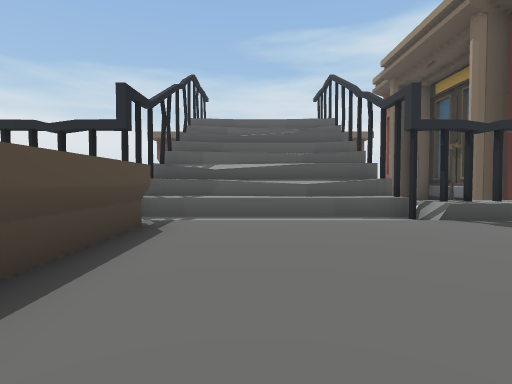
View 1 (above)

17 first-person views from a walk through a scene from a Unity 3-D project. The camera is 1.3 m above the floor, tilts 2° down and sees 80° across. The floor is counted in squares, 2 m on a side. Each view is taken from the middle of a square. On the plan, view 1 faces up. The plan holds only what a view shows up to about 10 squares ahead; the rest is blank. The place goes on beyond the plan. Some animated figures are left out.

View 2
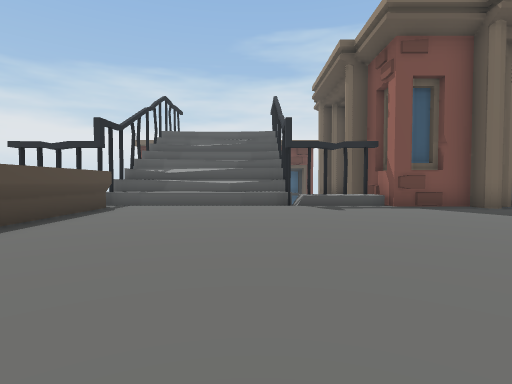

View 3
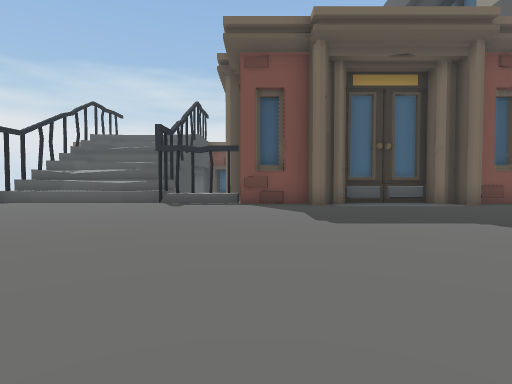

View 4
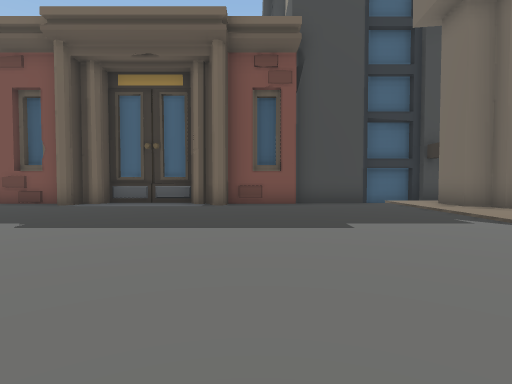

View 5
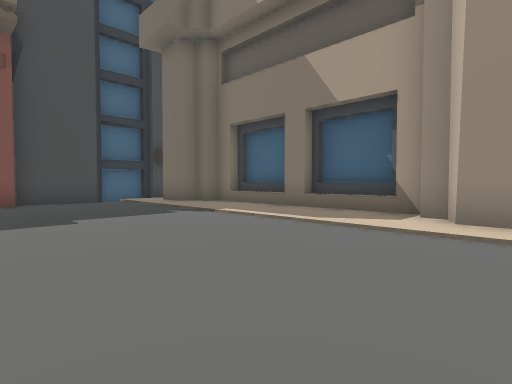

View 6
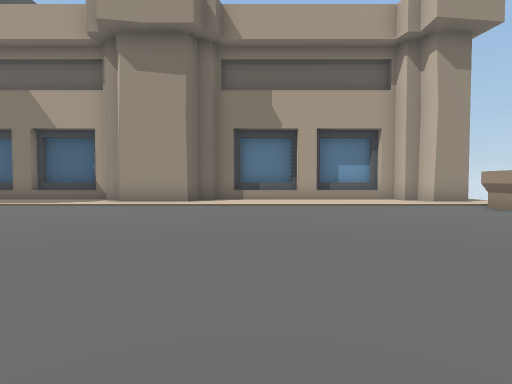

View 7
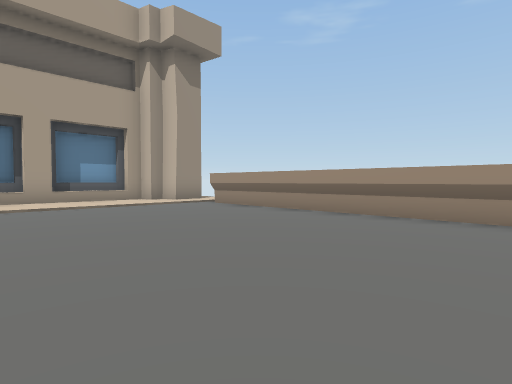

View 8
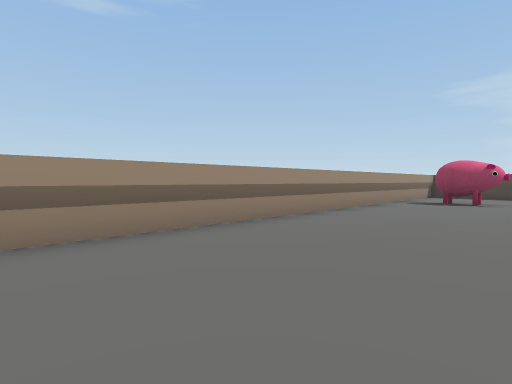

View 9
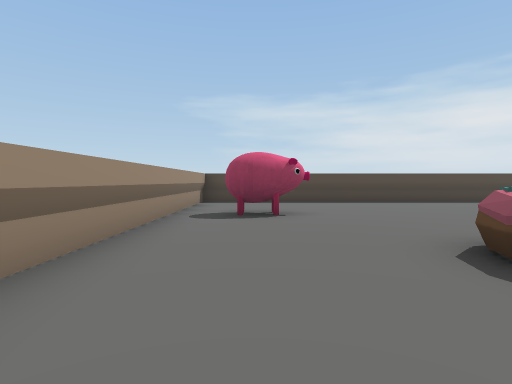

View 10
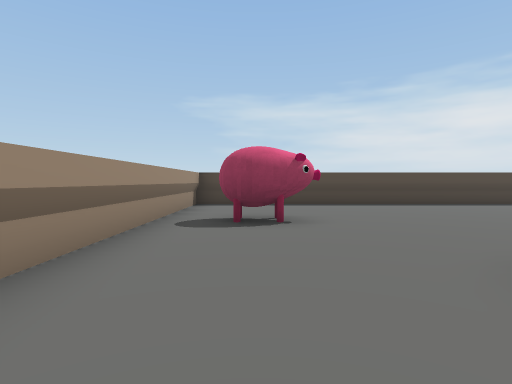

View 11
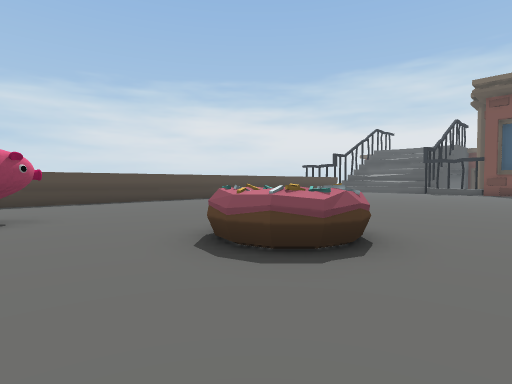

View 12
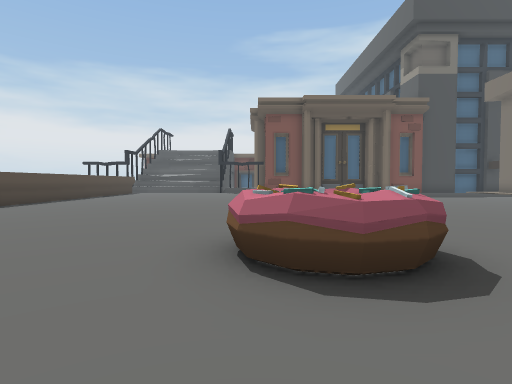

View 13
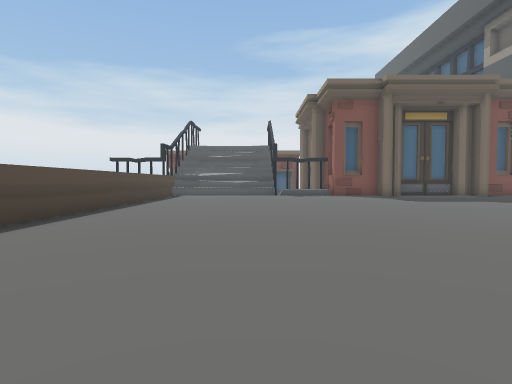

View 14
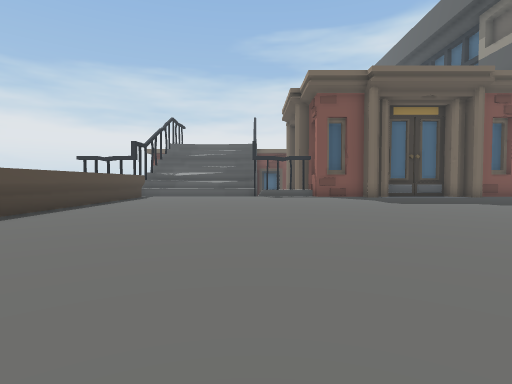

View 15
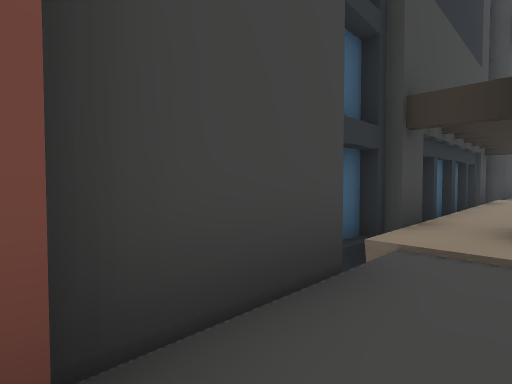

View 16
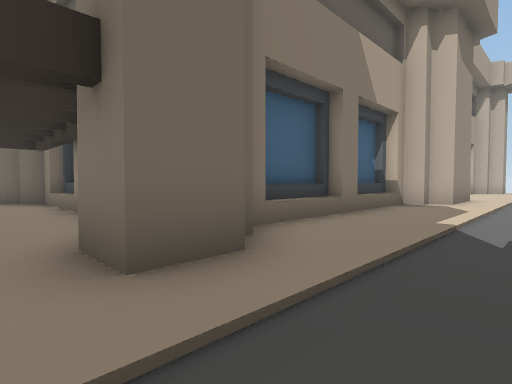

View 17
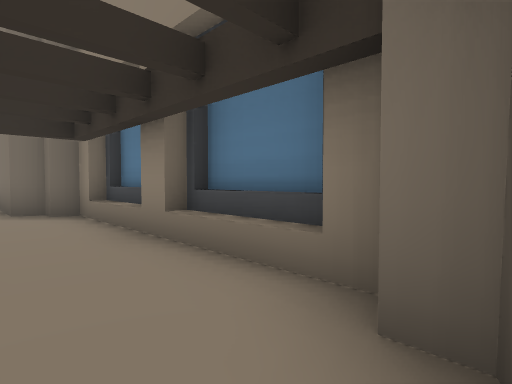

### Floor plan
Key: @ floor where view 1 was taken; # wall or solid block; . floor; / step, stairs or slope; ^ raised ledge; v drop or lower ground; O other object.
Columns run from 3 left of view 1 to 28 right of it. Each row starts with its distance up from view 1.
  8 v######
  7 v^^^^^^ ##
  6 v^^^^^^v^# ##### ##############
  5  //////..###...###............
  4  #...................##......###
  3  #....................########
  2  #....................#
  1  #....................^
  0  #.@..................#
 -1  #....................#
 -2  #..........  ........^
 -3  #.........   ........#
 -4  #.........  ........##
 -5  #......... .........##
 -6  #......... .........##
 -7  #....................#
 -8  #....................^
 -9  #......OO............#
-10  #.......O............#
-11  #...O................^
-12  #...O................#
-13  #....................#
-14  ###################.##
-15                      ..

Where each view was taken, in squares from view 1:
view 1: 0 up, 0 right, facing up
view 2: 3 down, 2 right, facing up
view 3: 4 down, 6 right, facing up
view 4: 4 down, 13 right, facing up
view 5: 5 down, 13 right, facing up-right
view 6: 8 down, 9 right, facing right
view 7: 8 down, 9 right, facing down-right
view 8: 10 down, 12 right, facing down-left
view 9: 12 down, 8 right, facing left
view 10: 12 down, 7 right, facing left
view 11: 12 down, 8 right, facing up-left
view 12: 12 down, 5 right, facing up
view 13: 9 down, 2 right, facing up
view 14: 8 down, 3 right, facing up
view 15: 4 up, 14 right, facing up-right
view 16: 5 up, 16 right, facing down-right
view 17: 5 up, 19 right, facing down-right
